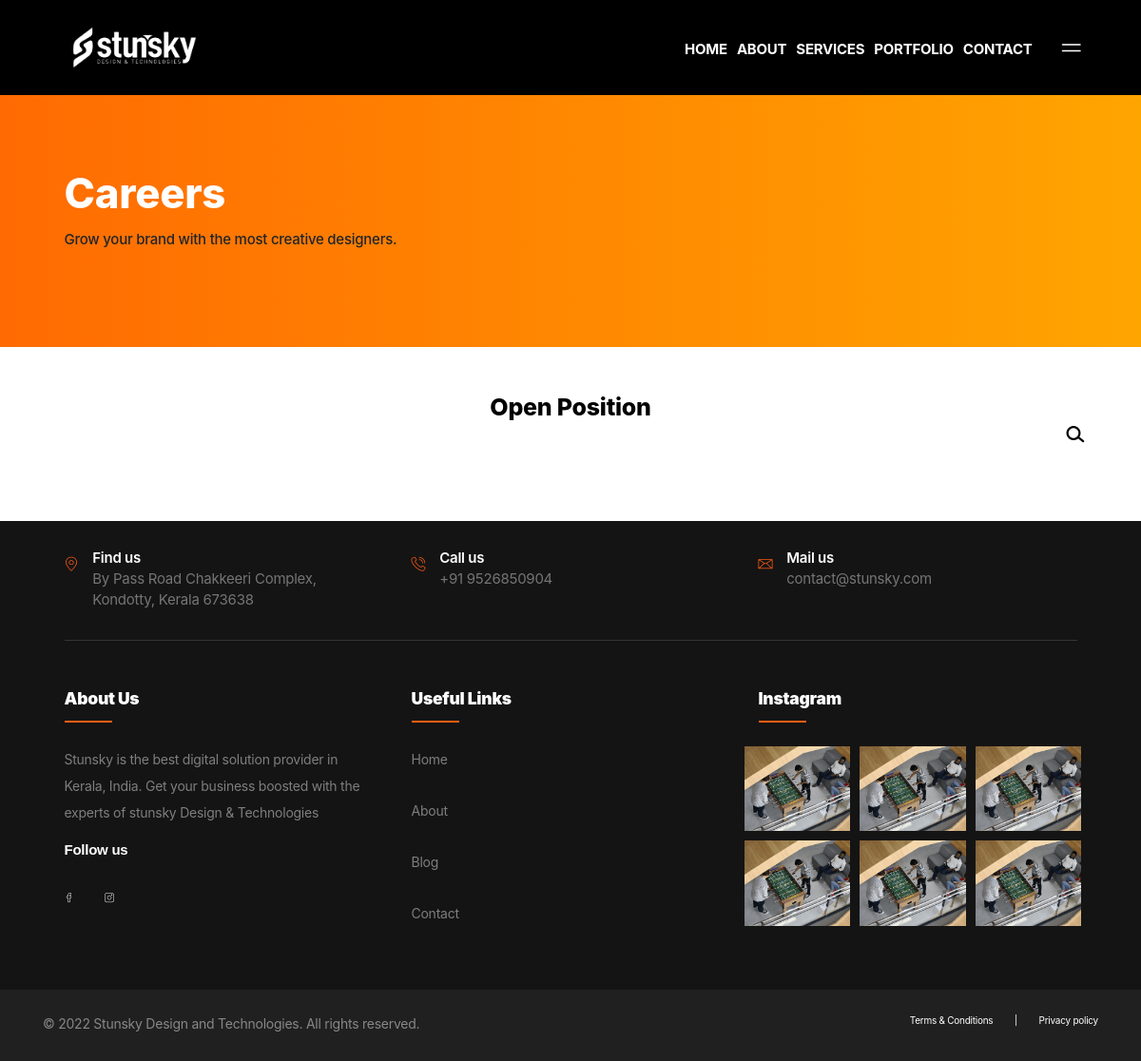
/careers, run on an earlier commit of the app's database.
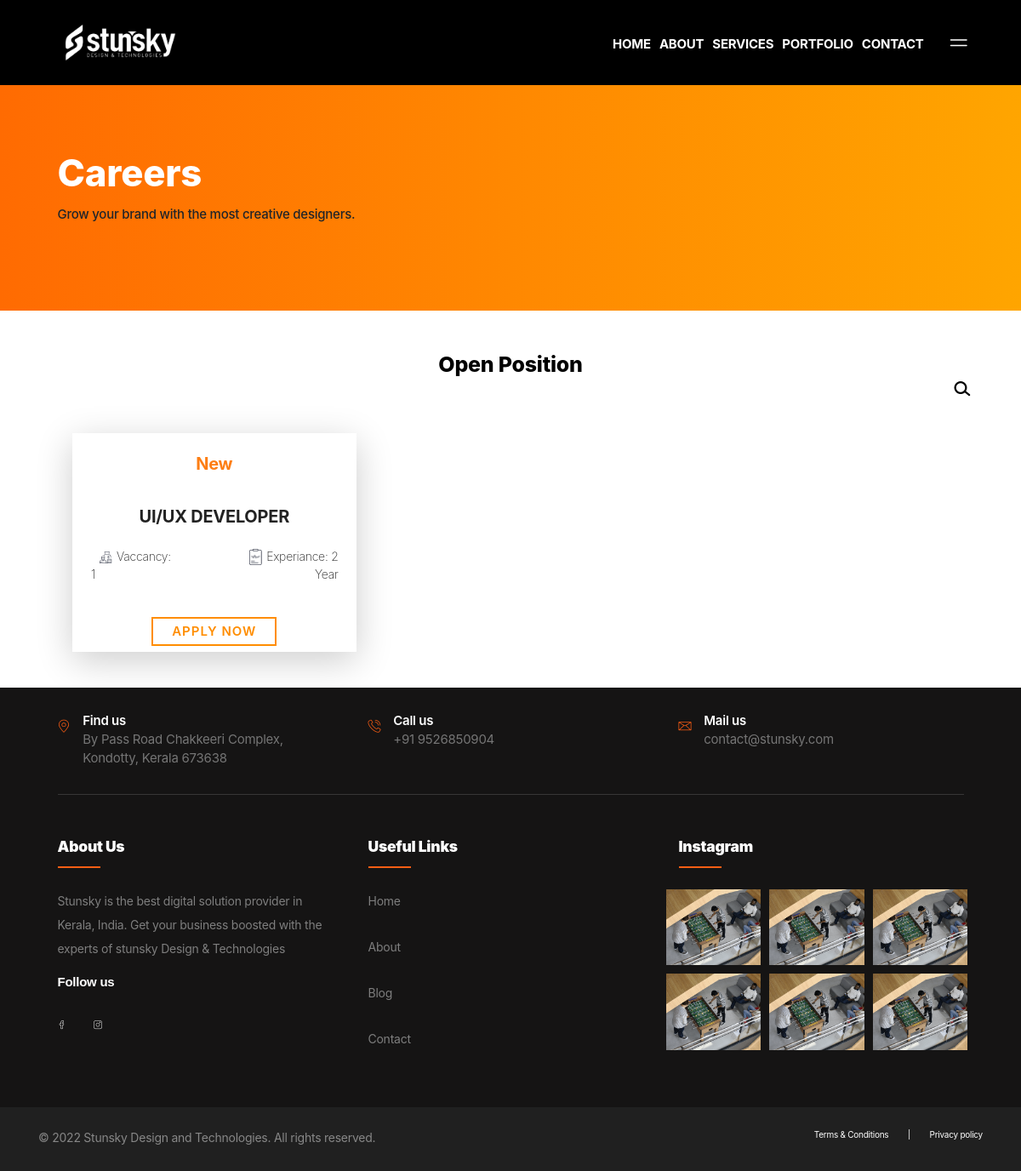
And on a later commit of the database.
### web/models.py (models this page shows, shortened)
class JobDetails(models.Model):
    job_title = models.CharField(max_length=50, null=True, blank=True)
    location = models.CharField(max_length=50, null=True, blank=True)
    salary = models.CharField(max_length=50, null=True, blank=True)
    vaccancy = models.IntegerField(null=True, blank=True)
    experience = models.IntegerField(null=True, blank=True)
    job_description = HTMLField(null=True, blank=True)
    job_responsibility = HTMLField(null=True, blank=True)
    educational_requirments = HTMLField(null=True, blank=True)
    class Meta:
        verbose_name_plural = "Jobs"

### web/views.py (the view)
# urls.py: path("careers", views.careers, name="careers"),
def careers(request):
    jobs = JobDetails.objects.all().order_by()
    search_term = ""
    if "search" in request.GET:
        search_term = request.GET["search"]
        jobs = JobDetails.objects.all().filter(job_title__icontains=search_term)
        context = {"is_career": True, "jobs": jobs}
        return render(request, "careers.html", context)
    context = {"jobs": jobs}
    return render(request, "careers.html", context)

### templates/careers.html (shortened to what this page needs)
{% extends 'base.html' %}
{% load static %}
{% block content %}
<main class="ptf-main">
	<article class="ptf-page ptf-page--portfolio-listing">
		<section class="has-accent-1-background other">
			<div class="ptf-spacer" style=" --ptf-xxl: 18rem; --ptf-md: 16rem;"></div>
			<div class="container-xxl">
				<div class="row">
					<div class="col-xl-9">
						<div class="ptf-animated-block" data-aos="fade" data-aos-delay="0">
							<h1 class="fz-70 fz-40--md fw-extrabold lh-1p1 has-white-color">Careers</h1>
							<div class="ptf-spacer" style=" --ptf-xxl: 1rem;"></div>
							<h4 class="fz-18">Grow your brand with the most
								creative designers.</h4>
						</div>
						<div class="ptf-spacer" style=" --ptf-xxl: 6.25rem; --ptf-md: 3.125rem;"></div>
					</div>
					<div class="col-lg-12">
						<div class="ptf-animated-block" data-aos="fade" data-aos-delay="0">
							<div class="ptf-simple-image">
							</div>
						</div>
					</div>
				</div>
			</div>
		</section>
		<section>
			<div class="ptf-spacer" style=" --ptf-xxl: 5rem; --ptf-md: 5rem; --ptf-sm: 2rem;"></div>
			<div class="container-xxl">
				<h1 class="fz-40 fz-40--md fw-extrabold lh-1p1 has-black-color text-center">Open Position</h1>
				<div class="ptf-navbar-search" style="margin-left: 1054px;font-size: 1rem;">
					<a class="ptf-navbar-search__toggle" style="color: black;" href="#">
						<i class="lnir lnir-search-alt" style="color: black;font-size: large;font-weight: 700;"></i>
					</a>
				</div>
				<br><br>
				<div class="row height d-flex justify-content-center align-items-center">
					<div class="row">
						{% for job in jobs %}
						<div class="col-lg-4 col-md-4 col-sm-12 col-12">
							<div class="wrapper">
								<a class="white-card" href="{% url 'careers_details' job.id %}">
									<p class="category" style="color:#fd7e14 ;">New</p>
									<p class="category mb-2">{{job.job_title}}</p>
									<br>
									<ul class="d-flex" style="list-style-type: none">
										<li class="categoryvacc mt-0 text-left"><img class="mt-0 pl-3 pr-2"
												src="{% static 'img/vaccancy.svg' %}" alt="icon">Vaccancy:
											{{job.vaccancy}}</li>
										<li class="categoryvacc mt-0 text-right"><img class="mt-0 pl-3 pr-2"
												src="{% static 'img/experiance.svg' %}" alt="icon">Experiance:
											{{job.experience}} Year</li>
									</ul>
									<p><span class="CTA">Apply Now</span></p>
								</a>
							</div>
						</div>
						{% endfor %}
					</div>
				</div>
				<div class="ptf-spacer" style=" --ptf-xxl: 5rem; --ptf-md: 5rem; --ptf-sm: 2rem;"></div>
		</section>
	</article>
</main>
{% endblock %}

What changed in the data, as far as the page shows it:
added JobDetails: job_title "UI/UX DEVELOPER", vaccancy "1", experience "2"
